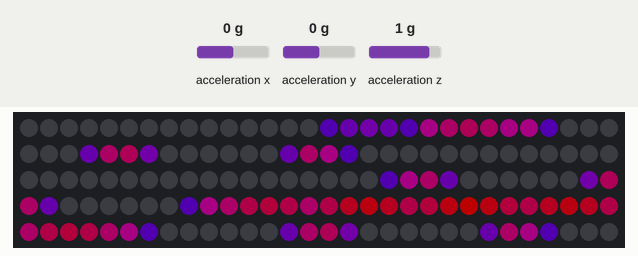
Recording of a program running on a simulated CircuitPython board. Parts: 150 RGB LEDs in strip order, left to right, continuing on the next row. Inputs (shaded band) come from the test bench; at power-on: acceleration x 0 g, acceleration y 0 g, acceleration z 1 g. Dim RGB values are drawn brighter than linear; random numbers come from a fixed seed.

Above: at 2.2 s.
2.3 s: acceleration x set to -1.4 g
At 3.5 s:
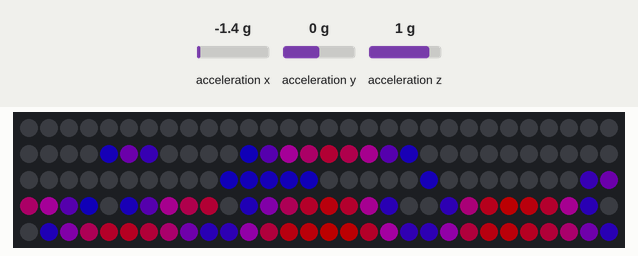
3.8 s: acceleration y set to -1.4 g
At 4.3 s:
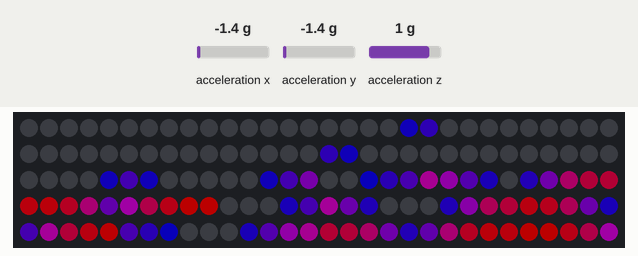
5.3 s: acceleration z set to -1.4 g
At 6.4 s:
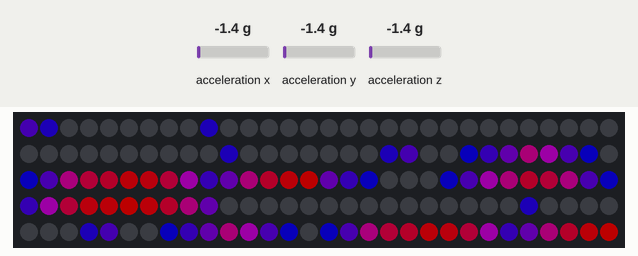
6.8 s: acceleration x set to -0.8 g
Timing chart, 0 to 9.3 s (numbered marks = the images above; inputs shaded):
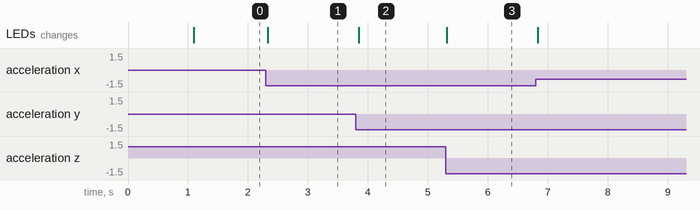

Measured:
- after the input at 2.3 s, the LEDs: change at once (image 1)
- after the input at 3.8 s, the LEDs: change after 0.05 s (image 2)
- after the input at 5.3 s, the LEDs: change at once (image 3)

The program:

code.py
```python
# Write your code here :-)
from tilt import Tilt
from adafruit_led_animation.animation.rainbowsparkle import RainbowSparkle
from adafruit_led_animation.color import RAINBOW
from bubbles import Bubbles
from orb import *
import imu
import board
import neopixel
import time, random

RED = (255,0,0)
BLACK = (0,0,0)

# Update to match the pin connected to your NeoPixels
pixel_pin = board.D4
# Update to match the number of NeoPixels you have connected
pixel_num = 150

pixels = neopixel.NeoPixel(pixel_pin, pixel_num, brightness=0.3, auto_write=False)
pixels.fill((0,0,0))

def orb5x5():
    width = 5
    gap = 0.25
    X = Matrix.X
    Y = Matrix.Y
    Z = Matrix.Z
    npix = width*width
    maxv = width-1 #largest coordinate value
    #definition of matrix defaults to alternating rows
    #The reference coordinate frame for the orb is the one in which the
    #XIAO X-axis is along the short board axis, the positive Y axis is along
    #the long axis with positive direction pointed towards the USB connector
    #and positive Z axis is above the top of the board
    front = Matrix([0, -gap, 0], X, Z, 0, width)
    right = Matrix([maxv + gap, 0, maxv], -Z, Y, 1*npix, width)
    bottom = Matrix([maxv, 0, -gap], -X, Y, 2*npix, width)
    left = Matrix([-gap, 0, 0], Z, Y, 3*npix, width)
    top = Matrix([maxv, 0, maxv+gap], Y, -X, 4*npix, width)
    back = Matrix([maxv, maxv+gap, maxv], -Z, -X, 5*npix, width)

    # Alternate configuration for some 5x5 matricies that have a different
    # orientation:
    # front = Matrix([0, -gap, maxv], X, -Z, 0, width)
    # right = Matrix([maxv + gap, maxv, maxv], -Z, -Y, 1*npix, width)
    # bottom = Matrix([maxv, maxv, -gap], -X, -Y, 2*npix, width)
    # left = Matrix([-gap, maxv, 0], Z, -Y, 3*npix, width)
    # top = Matrix([0, 0, maxv+gap], Y, X, 4*npix, width)
    # back = Matrix([0, maxv+gap, maxv], -Z, X, 5*npix, width)

    orb = Orb(5,[front, right, bottom, left, top, back],
                ["front", "right", "bottom", "left", "top", "back"], pixels)
    return orb

#Create orb object
orb=orb5x5()

def do_pixel(color=RED):
    for i in range(pixel_num):
        pixels[i] = color
        pixels.show()
        pixels[i] = BLACK
        time.sleep(0.1)

def do_matrix(color=RED):
    for i in range(6):
        name = orb.matrix_name(i)
        orb.fill_matrix(i,color)
        time.sleep(.5)
        orb.fill_matrix(i, BLACK)


imu = imu.IMU()
tilt = Tilt(orb.pixels, orb.cart, imu)
bubbles = Bubbles(orb.pixels, orb.spher, imu, color=RED)
rainbow_sparkle = RainbowSparkle(pixels, speed = 0.075, step=10, period=20, num_sparkles = 30, background_brightness = 0)

while True:
    tilt.animate()
    #rainbow_sparkle.animate()
    #bubbles.animate()
```

tilt.py
```python
from adafruit_led_animation.animation import Animation
from coordinates import *
import board, time
import math
import random

def clamp(n, mn, mx):
    return min(max(n,mn),mx)


class Tilt(Animation):
    """
    Tilt Animation
    :param pixel_object: The initialised LED object.
    :param float speed: Animation speed in seconds, e.g. ``0.1``.
    :param color: Animation color in ``(r, g, b)`` tuple, or ``0x000000`` hex format.
    :param twinklechance: chance of turning on at any moment
    """

    def __init__(
        self,
        pixel_object,
        coord_list,
        imu,
        speed=.05,
        color=(255,0,0),
        name=None
    ):
        super().__init__(pixel_object, speed, color=color, name=name)
        self.imu = imu
        self.coords = coord_list
        self.reset()


    def reset(self):
        self.pixel_object.fill((0,0,0))

    # Base color on pitch, position on roll
    def draw(self):
        x,y,z = self.imu.acceleration
        pitch = math.atan2(x,z)
        roll = math.atan2(y, math.sqrt(z*z + x*x))
        #print("Acceleration: X:%.2f, Y: %.2f, Z: %.2f m/s^2" % (self.imu.acceleration))
        #print("Gyro X:%.2f, Y: %.2f, Z: %.2f radians/s" % (imu.gyro))
        #print("Pitch:%.2f, Roll:%.2f" % (pitch, roll))
        #droll = math.degrees(roll)
        #dpitch = math.degrees(pitch)
        #print(" roll ",droll, " pitch ", dpitch)
        npix = self.pixel_object.n
        rvals = rotateCartesianPtsX(self.coords, -pitch)
        rvals = rotateCartesianPtsY(rvals, -roll)
        for i in range(npix):
            vert = rvals[i][2]
            if (vert > 0.04):
                self.pixel_object[i] = (int(255*(vert)),0,int(255*(1-vert)))
            else:
                self.pixel_object[i] = (0,0,0)
```

bubbles.py
```python
from adafruit_led_animation.animation import Animation
from coordinates import *
import board, time
import math
import random

#NOTE: Work in progress. Currently doesn't make use of the IMU, but will eventually
# move the bubbles around so they float to the top of the orb

#returns angular distance between two angular positions
def angular_separation(theta1, phi1, theta2, phi2):
    return math.acos(math.cos(phi1)*math.cos(phi2) +
                     math.sin(phi1)*math.sin(phi2)*math.cos(theta1 - theta2))

class Bubble:
    def __init__(self, radius, color, pos):
        # radius is angular in radians
        self.radius = radius
        self.color = color
        #position on the surface of a sphere, theta, phi
        self.pos = pos
        self.velocity = [random.random()/20, random.random()/20]

class Bubbles(Animation):
    """
    Tilt Animation
    :param pixel_object: The initialised LED object.
    :param float speed: Animation speed in seconds, e.g. ``0.1``.
    :param color: Animation color in ``(r, g, b)`` tuple, or ``0x000000`` hex format.
    :param twinklechance: chance of turning on at any moment
    """
    def __init__(
        self,
        pixel_object,
        coord_list,  #Angular coordinates (r, theta, phi)
        imu,
        speed=.03,
        color=(255,0,0),
        name=None
    ):
        super().__init__(pixel_object, speed, color=color, name=name)
        self.imu = imu
        self.coords = coord_list
        self.bubbles = [Bubble(math.pi/4, (255,0,0), [math.pi/5,math.pi/8]),
                        Bubble(math.pi/4, (0,255,0), [math.pi/3, math.pi/9]),
                        Bubble(math.pi/5, (0,0,255), [-math.pi/3, 0])]


    def reset(self):
        self.pixel_object.fill((0,0,0))

    # Base color on pitch, position on roll
    def draw(self):
        x,y,z = self.imu.acceleration
        pitch = math.atan2(x,z)
        roll = math.atan2(y, math.sqrt(z*z + x*x))
        #print("Acceleration: X:%.2f, Y: %.2f, Z: %.2f m/s^2" % (self.imu.acceleration))
        #print("Gyro X:%.2f, Y: %.2f, Z: %.2f radians/s" % (imu.gyro))
        #print("Pitch:%.2f, Roll:%.2f" % (pitch, roll))
        #droll = math.degrees(roll)
        #dpitch = math.degrees(pitch)
        #print(" roll ",droll, " pitch ", dpitch)
        npix = self.pixel_object.n
        self.pixel_object.fill((0,0,0))
        for i in range(npix):
            for b in self.bubbles:
                sep = angular_separation(b.pos[0], b.pos[1], self.coords[i][0], self.coords[i][1])
                if sep < b.radius:
                    v = math.pow((1-sep/b.radius),2)
                    self.pixel_object[i] = [int(self.pixel_object[i][k] + b.color[k]*v) for k in range(3)]

        for b in self.bubbles:
            b.pos[1] += b.velocity[1]
            if b.pos[1] >= math.pi:
                b.pos[1] = math.pi - b.pos[1]
                b.velocity[1] = -b.velocity[1]
            b.pos[0] += b.velocity[0]
            if b.pos[0] >= math.pi:
                b.pos[0] -= 2*math.pi
```

orb.py
```python
from coordinates import *
from collections import OrderedDict
import neopixel

#Orb and matrix class
class Matrix:
    X=1  # To define axes
    Y=2
    Z=3
    def __init__(self, startpt, rowaxis, colaxis, firstindex, width, alternating=True):
        self.startpt = startpt
        rowdir = rowaxis//abs(rowaxis)
        rowval = abs(rowaxis)
        self.rowinc = [0, 0, 0]
        self.rowinc[rowval-1] = rowdir
        coldir = colaxis//abs(colaxis)
        colval = abs(colaxis)
        self.colinc = [0, 0, 0]
        self.colinc[colval-1] = coldir
        self.alt = alternating
        self.width = width
        self.first = firstindex
        self.last = firstindex + width*width
        #print(self.rowinc, self.colinc)

    @classmethod
    def axis_index(cls, axis):
        mag = abs(axis)
        if mag >= cls.X and mag <= cls.Z:
            return mag - 1
        else:
            return None

    @classmethod
    def axis_dir(cls, axis):
        mag = abs(axis)
        if mag >= cls.X and mag <= cls.Z:
            return axis//abs(axis)
        else:
            return None


class Orb:
    def __init__(self, width, matrix_list, matrix_names, pixels):
        self.width = width
        self.cart = []
        self.spher = []
        self.pixels = pixels
        self.matrix_dict = OrderedDict()
        # Using the fact that Python 3.7 and up means dictionaries are ordered
        for i in range(len(matrix_names)):
            self.matrix_dict[matrix_names[i]] = matrix_list[i]
        cube_coords = self.make_cube(matrix_list)
        # now that we have the normalized coordinates of the pixels
        # on the matrices which comprise the cube, get the
        # coordinates of the points on the surface of the orb
        radius = math.sqrt(3)*1.15
        new_cart = []
        for c in cube_coords:
            s = cartesianToSpherical(*c)
            s[0] = radius
            self.spher.append(s[1:3])  # only save angular coords. R doesnt matter
            self.cart.append(sphericalToCartesian(*s))
        #print(self.spher)
        normalize(self.cart)
        #print(self.cart)


    def opp(self,x):
        return self.width - x - 1

    #Returns coordinates for a width x width matrix with the specified
    #orientation in right-handed [X,Y,Z] space. Assumes pixels laid out
    #in rows, then rows stacked in columns. rowinc, colinc is how much
    #each cartesian coordinate changes in each step in the row and column
    #directions respectively. For a regular square grid, values will be -1, 0 or 1
    #e.g. for a matrix in the XZ plane, with the first pixel at [width, 0, 0],
    #and alternating rows directed along the x-axis, you would specify:
    # start = [width,0,0], rowinc = [-1,0,0], colinc=[0,0,1]. alt is true
    # if row directions alternate, false if all rows run in the same direction
    def matrix_coords(self, startpt, rowinc, colinc, alt=True):
        coords = []
        nc = len(startpt)
        for col in range(self.width):
            firstpt = [startpt[k] + col*colinc[k] for k in range(nc)]
            #print(firstpt)
            for row in range(self.width):
                pt = [firstpt[k] + row*rowinc[k] for k in range(nc)]
                if alt and col % 2 == 1:
                    for k in range(nc):
                        if rowinc[k]:
                            pt[k] = self.opp(pt[k])
                coords.append(pt)
        return coords

    def make_cube(self, matrix_list):
        coords = []
        for matrix in matrix_list:
            coords = coords + self.matrix_coords(matrix.startpt, matrix.rowinc, matrix.colinc, matrix.alt)
            #print("lenght of coords = ", len(coords))
        return normalize(coords)

    def fill_matrix(self, mat, color, do_show=True):
        matrix = None
        if isinstance(mat, str):
            matrix = self.matrix_dict(mat)
        elif isinstance(mat, int):
            key = list(self.matrix_dict)[mat]
            matrix = self.matrix_dict[key]

        if matrix is not None:
            self.pixels[matrix.first:matrix.last] = [color]*(self.width*self.width)
            if do_show:
                self.show()

    def matrix_name(self, num):
        return list(self.matrix_dict)[num]

    def fill_above(self, axis, cutoff, color):
        axis_val = Matrix.axis_index(axis)
        for i in range(self.pixels.n):
            self.pixels[i] = color if self.cart[i][axis_val] > cutoff else (0,0,0)

    def show(self):
        self.pixels.show()
```

imu.py
```python
from adafruit_lsm6ds.lsm6ds3 import LSM6DS3
import board, time, digitalio, busio

# Copied from https://forum.seeedstudio.com/t/imu-i2c-error-with-circuitpython-using-xiao-ble-sense/265020
class IMU(LSM6DS3):
    def __init__(self):
        dpwr = digitalio.DigitalInOut(board.IMU_PWR)
        dpwr.direction = digitalio.Direction.OUTPUT
        dpwr.value = 1
        time.sleep(1)
        i2c = busio.I2C(board.IMU_SCL, board.IMU_SDA)
        super().__init__(i2c)
```

coordinates.py
```python
#Functions to transform 3D coordinates
import math

def sphericalToCartesian(rho, theta, phi) :
    x = rho*math.sin(phi)*math.cos(theta)
    y = rho*math.sin(phi)*math.sin(theta)
    z = rho*math.cos(phi)
    return [x, y, z]

def cartesianToSpherical(x, y, z) :
    rho = math.sqrt(x*x + y*y + z*z)
    theta = math.atan2(y,x)
    phi = math.acos(z/rho)
    return [rho, theta, phi]

# rotate points in Cartesian coordinates by an angle theta around the x axis
def rotateCartesianPtsX(pts, theta):
    c = math.cos(theta)
    s = math.sin(theta)
    rotated = []
    for p in pts:
        rotated.append([p[0], c*p[1] - s*p[2], s*p[1] + c*p[2]])
    return rotated

def rotateCartesianPtsY(pts, theta):
    c = math.cos(theta)
    s = math.sin(theta)
    rotated = []
    for p in pts:
        rotated.append([c*p[0] +s*p[2], p[1], c*p[2] - s*p[0]])
    return rotated


#Centers values at origin in 3d and normalized values to [-1,1]
def normalize(pts):
    pmin = pts[0].copy()
    pmax = pts[0].copy()
    np = len(pmin)

    for pt in pts:
        for i in range(np):
            if pt[i] < pmin[i]:
                pmin[i] = pt[i]
            if pt[i] > pmax[i]:
                pmax[i] = pt[i]

    for i in range(np):
        mid = (pmin[i] + pmax[i])/2
        spread = (pmax[i] - pmin[i])/2
        for p in pts:
            p[i] = (p[i] - mid)/spread
    return pts
```
